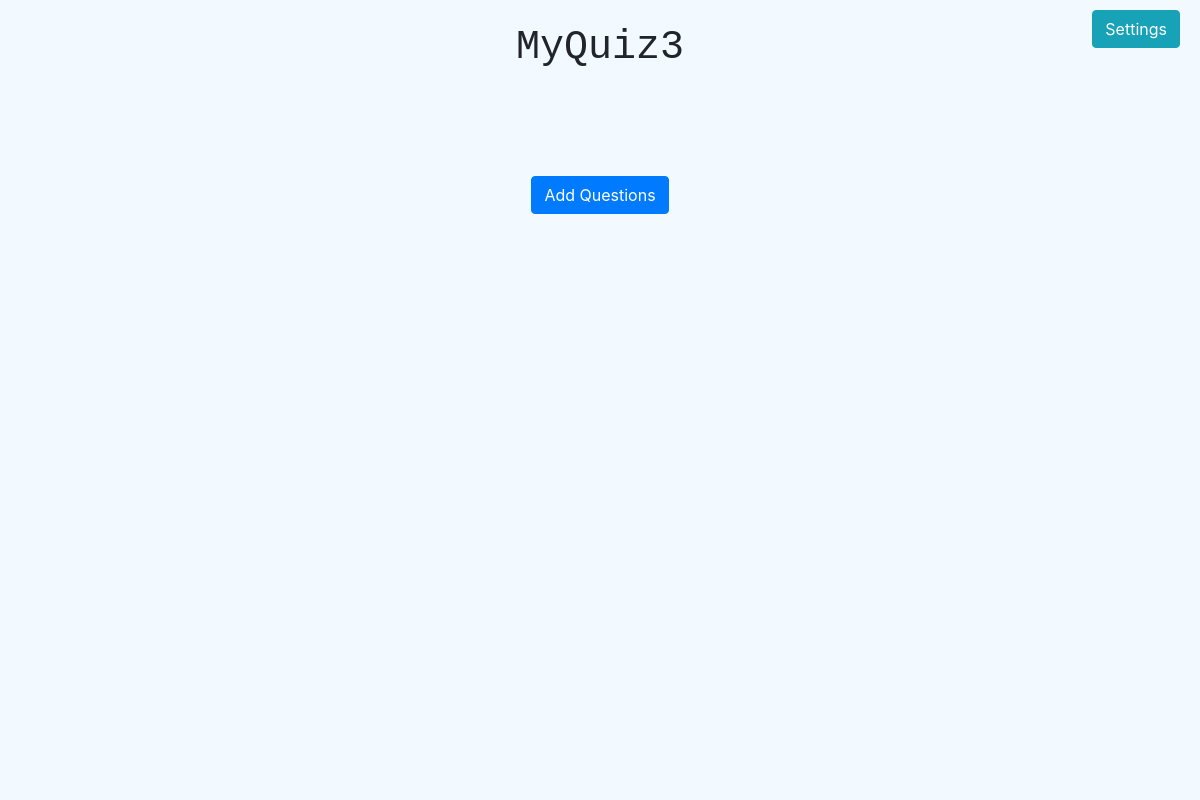
The app's page /edit/18 (signed in), older data.
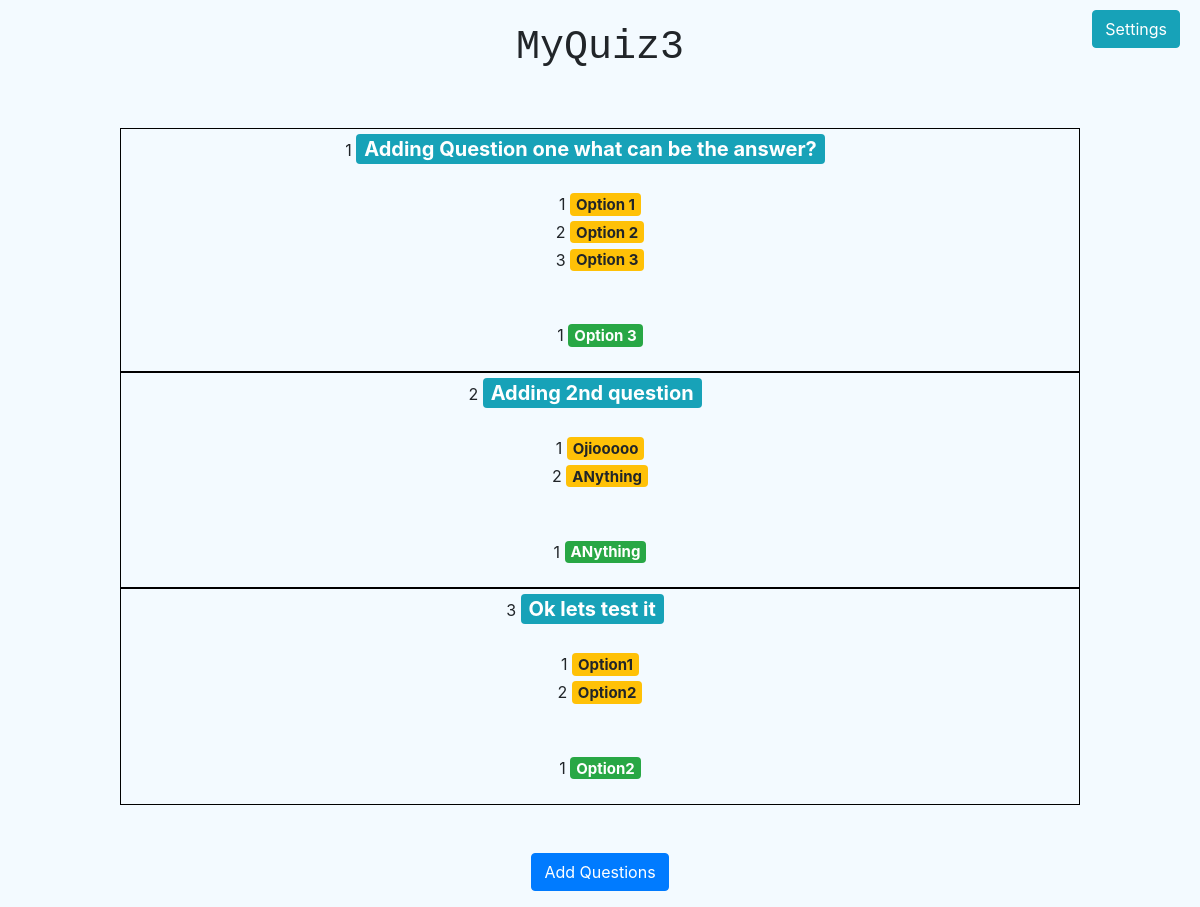
The same page, newer data.
### quizer/models.py (models this page shows)
class Quiz(models.Model):
    admin = models.ForeignKey(User, on_delete=models.CASCADE)
    quiz_name = models.CharField(max_length=50)  # Quiz Name
    quiz_instructions=models.CharField(max_length=1000,default="")
    start_time = models.DateTimeField()  # Quiz Start Time
    end_time = models.DateTimeField()  # Quiz End Time
    randomizer=models.BooleanField(default=True)
    one_question_per_page=models.BooleanField(default=True)
    resume_later=models.BooleanField(default=False)
    email_result_creator=models.BooleanField(default=False)
    email_result_testtaker=models.BooleanField(default=False)
    show_score_after_test=models.BooleanField(default=False)
    reveal_answers_after_test=models.BooleanField(default=False)
    view_after_test=models.BooleanField(default=False)
    strict_mode=models.BooleanField(default=False)
    camera_mode=models.BooleanField(default=False)
    record_responses=models.BooleanField(default=False)
    expired=models.BooleanField(default=False)

class Questions(models.Model):
    quiz = models.ForeignKey(Quiz, on_delete=models.CASCADE)
    question_text = models.CharField(max_length=500)  # Question Text

class Options(models.Model):
    question = models.ForeignKey(Questions, on_delete=models.CASCADE)
    option = models.CharField(max_length=100)  # Option Text

class CorrectOptions(models.Model):
    question = models.ForeignKey(Questions, on_delete=models.CASCADE)
    option = models.CharField(max_length=100)

### quizer/views.py (the view, shortened to what this page needs)
# urls.py: path('edit/<int:id>', EditQuiz, name='edit-quiz'),
@login_required(login_url='/accounts/login/')
@csrf_exempt
def EditQuiz(request, id):
    quiz = Quiz.objects.get(pk=id)
    if(quiz.admin == request.user and quiz.start_time > timezone.now()):
        if(request.method == "GET"):
            questions = quiz.questions_set.all()
            print(questions)
            li = []
            for q in questions:
                op = q.options_set.all()
                corr = q.correctoptions_set.all()
                print(op)
                print(corr)
                di = {
                    "question": q,
                    "options": op,
                    "correct_options": corr
                }
                li.append(di)
            return render(request, 'edit_quiz.html', {"list": li, "name": quiz.quiz_name, "id": quiz.id})
    else:
        return HttpResponse(400)

### quizer/templates/edit_quiz.html (shortened to what this page needs)
{% load static %}
<html>
<head>
    <link rel="stylesheet" href="https://stackpath.bootstrapcdn.com/bootstrap/4.3.1/css/bootstrap.min.css">
    <head>
    <body>
        <div class="background-image"></div>
        <div id="settings-button"><button class="btn btn-info" onclick="window.location='/settings/{{id}}'">Settings</button></div>
        <br>
        <h1>{{name}}</h1>
        <br>
        <br>
        <div id="all">
            {% for x in list %}
            <div class="already-made-questions">
                <span id="close" onclick="deleteobj({{x.question.id}})"></span>
                {{forloop.counter}}
                <span class="badge badge-info question-text">{{x.question.question_text}}</span>
                <br>
                {% for op in x.options%}
                <br>
                {{forloop.counter}}
                <span class="badge badge-warning options-text">{{op.option}}</span>
                {% endfor %}
                <br>
                <br>
                {% for op in x.correct_options%}
                <br>
                {{forloop.counter}}
                <span class="badge badge-success options-text">{{op.option}}</span>
                {% endfor %}
                <br>
                <br>
            </div>
            {% endfor %}
        </div>
        <br>
        <br />
        <button onclick="createquestions()" class="btn btn-primary">Add Questions</button>
    </body>
    <html>

### quizer/templates/edit_quiz.html (style rules this page uses)
body { text-align: center; }
.question-text { font-size: 20px; white-space: pre-line; }
.options-text { font-size: 15px; margin-top: 5px; white-space: pre-line; }
.already-made-questions { width: 80%; margin: auto; text-align: center; border: 1px solid black; padding-top: 5px }
#close { display: block; float: right; width: 30px; height: 29px; background: url(https://web.archive.org/web/20110126035650/http://digitalsbykobke.com/images/close.png) no-repeat center center; }
h1 { font-family: 'Courier New', Courier, monospace; }
#settings-button { position: absolute; right: 20px; top: 10px; }

Row changes from the older to the newer data that the page shows:
added Questions: question.question_text "Adding Question one what can be the answer?"
added Options: option "Option 1", shown under "Adding Question one what can be the answer?"
added Options: option "Option 2", shown under "Adding Question one what can be the answer?"
added Options: option "Option 3", shown under "Adding Question one what can be the answer?"
added CorrectOptions: option "Option 3", shown under "Adding Question one what can be the answer?"
added Questions: question.question_text "Adding 2nd question"
added Options: option "Ojiooooo", shown under "Adding 2nd question"
added Options: option "ANything", shown under "Adding 2nd question"
added CorrectOptions: option "ANything", shown under "Adding 2nd question"
added Questions: question.question_text "Ok lets test it"
added Options: option "Option1", shown under "Ok lets test it"
added Options: option "Option2", shown under "Ok lets test it"
added CorrectOptions: option "Option2", shown under "Ok lets test it"
